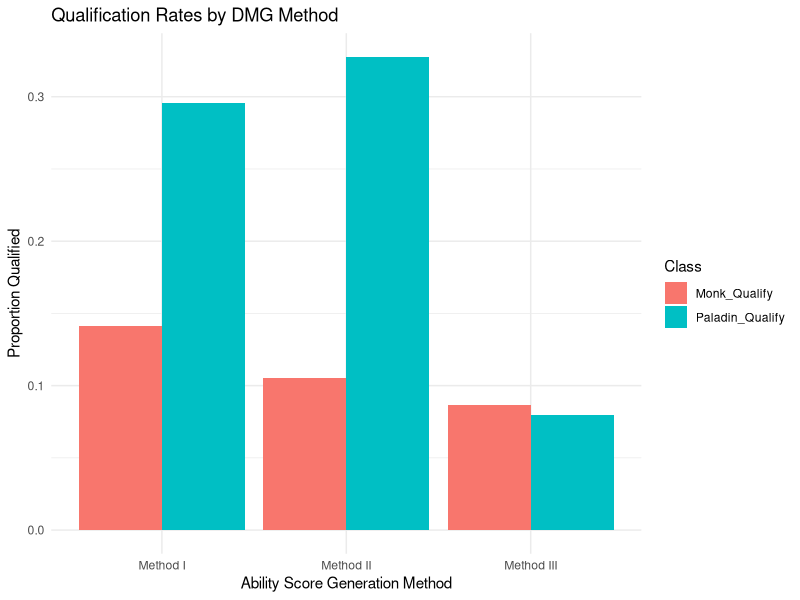

Write the R code that produced this figure.
set.seed(42)  # reproducibility

# === Ability Rolling Functions ===

roll_4d6_drop_lowest <- function() {
  rolls <- sample(1:6, 4, replace = TRUE)
  sum(sort(rolls, decreasing = TRUE)[1:3])
}

roll_3d6 <- function() {
  sum(sample(1:6, 3, replace = TRUE))
}

# === DMG Method Implementations ===

roll_method_I <- function() {
  sort(replicate(6, roll_4d6_drop_lowest()), decreasing = TRUE)
}

roll_method_II <- function() {
  best <- sort(replicate(6, roll_3d6()), decreasing = TRUE)
  for (i in 2:12) {
    candidate <- sort(replicate(6, roll_3d6()), decreasing = TRUE)
    if (sum(candidate) > sum(best)) best <- candidate
  }
  best
}

roll_method_III <- function() {
  sapply(1:6, function(i) max(replicate(6, roll_3d6())))
}

# === Class Qualification Functions ===

# For Methods I & II — assignable, so only values matter
qualifies_paladin_sorted <- function(stats) {
  sum(stats >= 12) >= 1 && sum(stats >= 9) >= 1 &&
    sum(stats >= 13) >= 1 && sum(stats >= 17) >= 1
}

qualifies_monk_sorted <- function(stats) {
  sum(stats >= 15) >= 3 && sum(stats >= 11) >= 1
}

# For Method III — position-locked stats
qualifies_paladin_fixed <- function(stats) {
  stats[1] >= 12 && stats[2] >= 9 && stats[3] >= 13 && stats[6] >= 17
}

qualifies_monk_fixed <- function(stats) {
  stats[1] >= 15 && stats[3] >= 15 && stats[4] >= 15 && stats[5] >= 11
}

# === Simulation Function ===

simulate_method <- function(method_fn, n = 10000, fixed = FALSE) {
  paladin <- 0
  monk <- 0
  for (i in 1:n) {
    stats <- method_fn()
    if (fixed) {
      if (qualifies_paladin_fixed(stats)) paladin <- paladin + 1
      if (qualifies_monk_fixed(stats)) monk <- monk + 1
    } else {
      if (qualifies_paladin_sorted(stats)) paladin <- paladin + 1
      if (qualifies_monk_sorted(stats)) monk <- monk + 1
    }
  }
  list(paladin_rate = paladin / n, monk_rate = monk / n)
}

# === Run Simulations ===

n_trials <- 10000

method_I_result <- simulate_method(roll_method_I, n = n_trials, fixed = FALSE)
method_II_result <- simulate_method(roll_method_II, n = n_trials, fixed = FALSE)
method_III_result <- simulate_method(roll_method_III, n = n_trials, fixed = TRUE)

# === Print Results ===

results <- data.frame(
  Method = c("Method I", "Method II", "Method III"),
  Paladin_Qualify = c(method_I_result$paladin_rate,
                      method_II_result$paladin_rate,
                      method_III_result$paladin_rate),
  Monk_Qualify = c(method_I_result$monk_rate,
                   method_II_result$monk_rate,
                   method_III_result$monk_rate)
)

print(results)

# === Optional Visualization ===

library(ggplot2)
library(tidyr)

results_long <- pivot_longer(results, cols = -Method, names_to = "Class", values_to = "Rate")

print(
  ggplot(results_long, aes(x = Method, y = Rate, fill = Class)) +
    geom_col(position = "dodge") +
    labs(title = "Qualification Rates by DMG Method",
         y = "Proportion Qualified",
         x = "Ability Score Generation Method") +
    theme_minimal()
)

